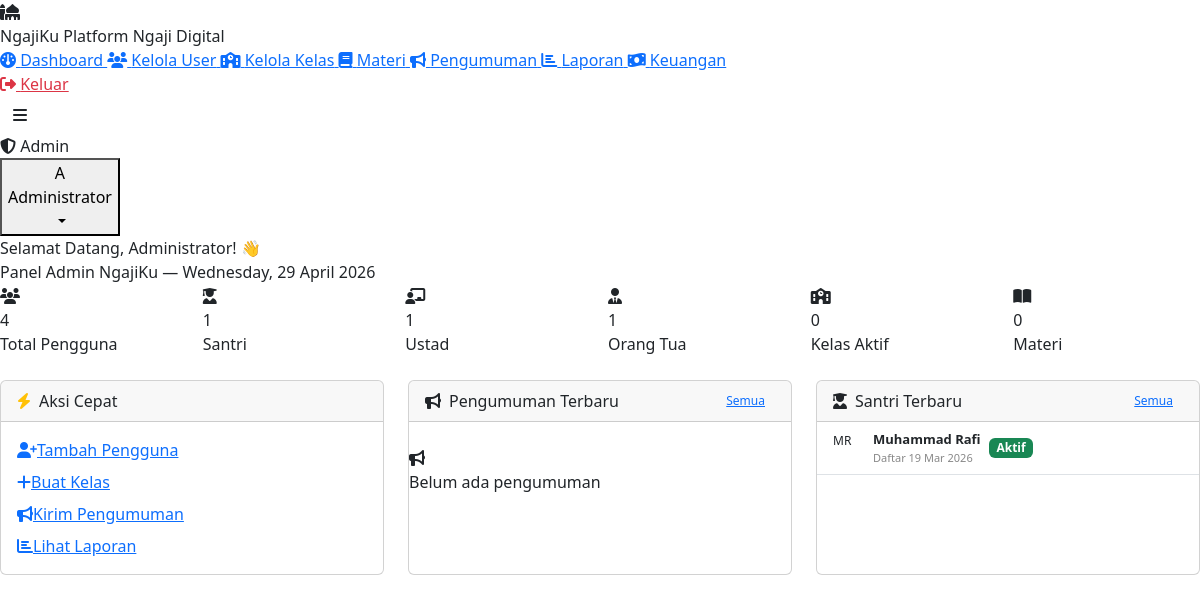
Screenshot of /pages/admin/dashboard.php (signed in) with the database file from the repository.
### tables this page shows
CREATE TABLE users (
    id INT AUTO_INCREMENT PRIMARY KEY,
    nama VARCHAR(100) NOT NULL,
    email VARCHAR(100) UNIQUE NOT NULL,
    password VARCHAR(255) NOT NULL,
    role ENUM('admin','ustad','parent','santri') NOT NULL,
    foto VARCHAR(255) DEFAULT NULL,
    telepon VARCHAR(20) DEFAULT NULL,
    alamat TEXT DEFAULT NULL,
    status ENUM('aktif','nonaktif') DEFAULT 'aktif',
    created_at TIMESTAMP DEFAULT CURRENT_TIMESTAMP
);

### pages/admin/dashboard.php (the view, shortened to what this page needs)
<?php
$db = getDB();
$stats = [
    'total_user'    => $db->query("SELECT COUNT(*) FROM users")->fetchColumn(),
    'total_santri'  => $db->query("SELECT COUNT(*) FROM users WHERE role='santri'")->fetchColumn(),
    'total_ustad'   => $db->query("SELECT COUNT(*) FROM users WHERE role='ustad'")->fetchColumn(),
    'total_kelas'   => $db->query("SELECT COUNT(*) FROM kelas WHERE status='aktif'")->fetchColumn(),
    'total_materi'  => $db->query("SELECT COUNT(*) FROM materi WHERE status='publik'")->fetchColumn(),
    'total_parent'  => $db->query("SELECT COUNT(*) FROM users WHERE role='parent'")->fetchColumn(),
];
$pengumuman = $db->query("SELECT p.*, u.nama as penulis FROM pengumuman p
    JOIN users u ON p.penulis_id = u.id
    ORDER BY p.created_at DESC LIMIT 5")->fetchAll();
$santri_baru = $db->query("SELECT * FROM users WHERE role='santri'
    ORDER BY created_at DESC LIMIT 5")->fetchAll();
require_once '../../includes/header.php';
?>
<div class="welcome-banner">
    <div class="welcome-title">Selamat Datang, <?= sanitize($user['nama']) ?>! 👋</div>
    <div class="welcome-sub">Panel Admin NgajiKu — <?= date('l, d F Y') ?></div>
</div>
<div class="row g-3 mb-4">
    <div class="col-6 col-md-4 col-lg-2">
        <div class="stat-card">
            <div class="stat-icon green"><i class="fas fa-users"></i></div>
            <div>
                <div class="stat-value"><?= $stats['total_user'] ?></div>
                <div class="stat-label">Total Pengguna</div>
            </div>
        </div>
    </div>
    <div class="col-6 col-md-4 col-lg-2">
        <div class="stat-card">
            <div class="stat-icon purple"><i class="fas fa-user-graduate"></i></div>
            <div>
                <div class="stat-value"><?= $stats['total_santri'] ?></div>
                <div class="stat-label">Santri</div>
            </div>
        </div>
    </div>
    <div class="col-6 col-md-4 col-lg-2">
        <div class="stat-card">
            <div class="stat-icon teal"><i class="fas fa-chalkboard-user"></i></div>
            <div>
                <div class="stat-value"><?= $stats['total_ustad'] ?></div>
                <div class="stat-label">Ustad</div>
            </div>
        </div>
    </div>
    <div class="col-6 col-md-4 col-lg-2">
        <div class="stat-card">
            <div class="stat-icon orange"><i class="fas fa-user-tie"></i></div>
            <div>
                <div class="stat-value"><?= $stats['total_parent'] ?></div>
                <div class="stat-label">Orang Tua</div>
            </div>
        </div>
    </div>
    <div class="col-6 col-md-4 col-lg-2">
        <div class="stat-card">
            <div class="stat-icon blue"><i class="fas fa-school"></i></div>
            <div>
                <div class="stat-value"><?= $stats['total_kelas'] ?></div>
                <div class="stat-label">Kelas Aktif</div>
            </div>
        </div>
    </div>
    <div class="col-6 col-md-4 col-lg-2">
        <div class="stat-card">
            <div class="stat-icon green"><i class="fas fa-book-open"></i></div>
            <div>
                <div class="stat-value"><?= $stats['total_materi'] ?></div>
                <div class="stat-label">Materi</div>
            </div>
        </div>
    </div>
</div>
<div class="row g-4">
    <div class="col-md-4">
        <div class="card h-100">
            <div class="card-header"><i class="fas fa-bolt me-2 text-warning"></i>Aksi Cepat</div>
            <div class="card-body d-flex flex-column gap-2 p-3">
                <a href="users.php?action=tambah" class="btn-primary-green w-100 justify-content-center">
                    <i class="fas fa-user-plus"></i>Tambah Pengguna
                </a>
                <a href="kelas.php?action=tambah" class="btn-outline-green w-100 justify-content-center">
                    <i class="fas fa-plus"></i>Buat Kelas
                </a>
                <a href="pengumuman.php?action=tambah" class="btn-outline-green w-100 justify-content-center">
                    <i class="fas fa-bullhorn"></i>Kirim Pengumuman
                </a>
                <a href="laporan.php" class="btn-outline-green w-100 justify-content-center">
                    <i class="fas fa-chart-bar"></i>Lihat Laporan
                </a>
            </div>
        </div>
    </div>
    <div class="col-md-4">
        <div class="card h-100">
            <div class="card-header d-flex justify-content-between align-items-center">
                <span><i class="fas fa-bullhorn me-2"></i>Pengumuman Terbaru</span>
                <a href="pengumuman.php" class="btn-outline-green" style="padding:3px 10px;font-size:12px">Semua</a>
            </div>
            <div class="card-body p-0">
                <?php if (empty($pengumuman)): ?>
                <div class="empty-state py-4"><i class="fas fa-bullhorn"></i><p>Belum ada pengumuman</p></div>
                <?php endif; ?>
            </div>
        </div>
    </div>
    <div class="col-md-4">
        <div class="card h-100">
            <div class="card-header d-flex justify-content-between align-items-center">
                <span><i class="fas fa-user-graduate me-2"></i>Santri Terbaru</span>
                <a href="users.php?role=santri" class="btn-outline-green" style="padding:3px 10px;font-size:12px">Semua</a>
            </div>
            <div class="card-body p-0">
                <?php if (empty($santri_baru)): ?>
                <div class="empty-state py-4"><i class="fas fa-user-graduate"></i><p>Belum ada santri</p></div>
                <?php else: ?>
                <ul class="list-group list-group-flush">
                    <?php foreach ($santri_baru as $s): ?>
                    <li class="list-group-item px-3 py-2 border-0 border-bottom d-flex align-items-center gap-2">
                        <div class="avatar-circle" style="width:32px;height:32px;font-size:12px;flex-shrink:0">
                            <?= avatarInitial($s['nama']) ?>
                        </div>
                        <div>
                            <div style="font-size:13px;font-weight:600"><?= sanitize($s['nama']) ?></div>
                            <div style="font-size:11px;color:#888">Daftar <?= formatTanggal($s['created_at']) ?></div>
                        </div>
                        <?= getStatusBadge($s['status']) ?>
                    </li>
                    <?php endforeach; ?>
                </ul>
                <?php endif; ?>
            </div>
        </div>
    </div>
</div>
<?php require_once '../../includes/footer.php'; ?>

### includes/functions.php (shortened to what this page needs)
<?php
function sanitize(string $input): string {
    return htmlspecialchars(strip_tags(trim($input)), ENT_QUOTES, 'UTF-8');
}
function currentUser(): ?array {
    return $_SESSION['user'] ?? null;
}
function formatTanggal(string $tanggal, string $format = 'd M Y'): string {
    $bulan = [
        '01'=>'Jan','02'=>'Feb','03'=>'Mar','04'=>'Apr',
        '05'=>'Mei','06'=>'Jun','07'=>'Jul','08'=>'Agu',
        '09'=>'Sep','10'=>'Okt','11'=>'Nov','12'=>'Des'
    ];
    $dt = date($format, strtotime($tanggal));
    foreach ($bulan as $en => $id) {
        $dt = str_replace(date('M', mktime(0,0,0,(int)$en,1)), $id, $dt);
    }
    return $dt;
}
function avatarInitial(string $nama): string {
    $parts = explode(' ', trim($nama));
    $initials = strtoupper(substr($parts[0], 0, 1));
    if (count($parts) > 1) $initials .= strtoupper(substr(end($parts), 0, 1));
    return $initials;
}
function getStatusBadge(string $status): string {
    $map = [
        'hadir'  => ['success', 'Hadir'],
        'izin'   => ['info',    'Izin'],
        'sakit'  => ['warning', 'Sakit'],
        'alpha'  => ['danger',  'Alpha'],
        'aktif'  => ['success', 'Aktif'],
        'nonaktif' => ['secondary', 'Non-aktif'],
    ];
    $s = $map[$status] ?? ['secondary', ucfirst($status)];
    return '<span class="badge bg-' . $s[0] . '">' . $s[1] . '</span>';
}

### rows the page displays
users: nama "MR", nama "Muhammad Rafi", created_at "19 Mar 2026", status "Aktif"

### other values shown
SITE_NAME "NgajiKu"
$menu['label'] "Dashboard"
$menu['label'] "Kelola User"
$menu['label'] "Kelola Kelas"
$menu['label'] "Materi"
$menu['label'] "Pengumuman"
$menu['label'] "Laporan"
$menu['label'] "Keuangan"
$role "Admin"
avatarInitial($user['nama']) "A"
$user['nama'] "Administrator"
$stats['total_user'] "4"
$stats['total_santri'] "1"
$stats['total_ustad'] "1"
$stats['total_parent'] "1"
